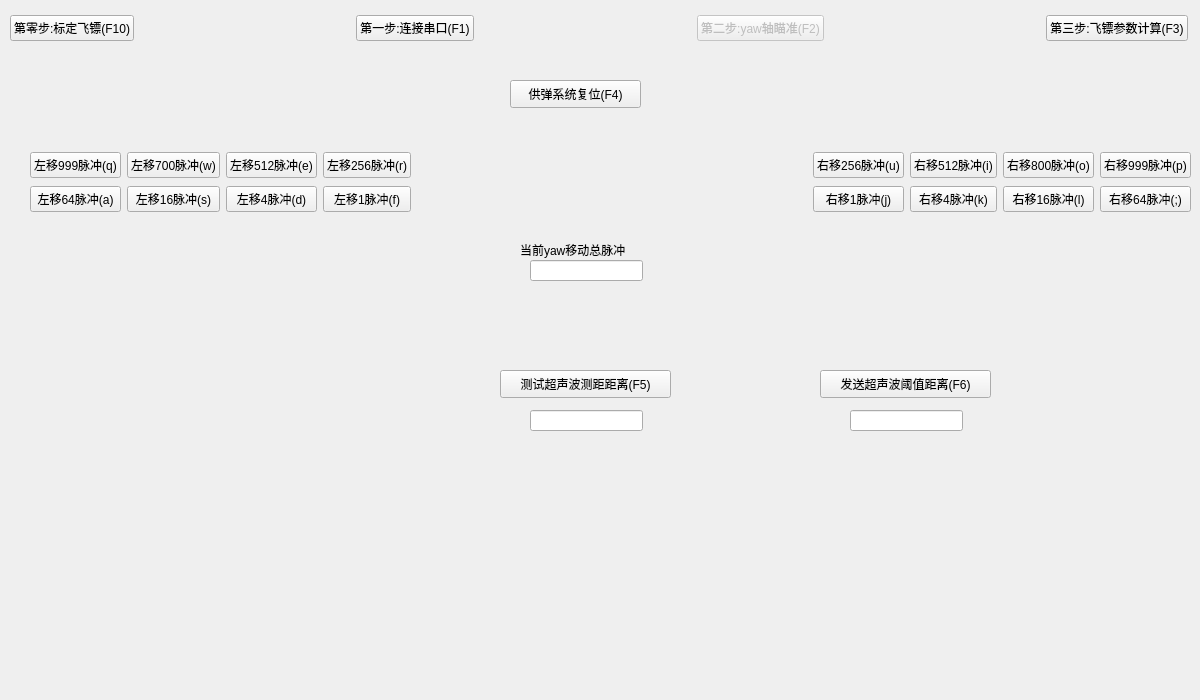
<?xml version="1.0" encoding="UTF-8"?>
<ui version="4.0">
 <class>yawAiming</class>
 <widget class="QWidget" name="yawAiming">
  <property name="geometry">
   <rect>
    <x>0</x>
    <y>0</y>
    <width>1200</width>
    <height>700</height>
   </rect>
  </property>
  <property name="acceptDrops">
   <bool>false</bool>
  </property>
  <property name="windowTitle">
   <string>yaw轴瞄准</string>
  </property>
  <widget class="QLineEdit" name="currentYawLineEdit">
   <property name="geometry">
    <rect>
     <x>530</x>
     <y>260</y>
     <width>113</width>
     <height>21</height>
    </rect>
   </property>
   <property name="readOnly">
    <bool>true</bool>
   </property>
  </widget>
  <widget class="QLabel" name="label">
   <property name="geometry">
    <rect>
     <x>520</x>
     <y>240</y>
     <width>131</width>
     <height>20</height>
    </rect>
   </property>
   <property name="text">
    <string>当前yaw移动总脉冲</string>
   </property>
  </widget>
  <widget class="QWidget" name="layoutWidget">
   <property name="geometry">
    <rect>
     <x>30</x>
     <y>150</y>
     <width>1161</width>
     <height>66</height>
    </rect>
   </property>
   <layout class="QGridLayout" name="gridLayout">
    <item row="0" column="0">
     <widget class="QPushButton" name="left16384PushButton">
      <property name="text">
       <string>左移999脉冲(q)</string>
      </property>
      <property name="shortcut">
       <string>Q</string>
      </property>
     </widget>
    </item>
    <item row="0" column="1">
     <widget class="QPushButton" name="left4096PushButton">
      <property name="text">
       <string>左移700脉冲(w)</string>
      </property>
      <property name="shortcut">
       <string>W</string>
      </property>
     </widget>
    </item>
    <item row="0" column="2">
     <widget class="QPushButton" name="left1024PushButton">
      <property name="text">
       <string>左移512脉冲(e)</string>
      </property>
      <property name="shortcut">
       <string>E</string>
      </property>
     </widget>
    </item>
    <item row="0" column="3">
     <widget class="QPushButton" name="left256PushButton">
      <property name="text">
       <string>左移256脉冲(r)</string>
      </property>
      <property name="shortcut">
       <string>R</string>
      </property>
     </widget>
    </item>
    <item row="1" column="0">
     <widget class="QPushButton" name="left64PushButton">
      <property name="text">
       <string>左移64脉冲(a)</string>
      </property>
      <property name="shortcut">
       <string>A</string>
      </property>
     </widget>
    </item>
    <item row="1" column="6">
     <widget class="QPushButton" name="right4PushButton">
      <property name="text">
       <string>右移4脉冲(k)</string>
      </property>
      <property name="shortcut">
       <string>K</string>
      </property>
     </widget>
    </item>
    <item row="0" column="4">
     <spacer name="horizontalSpacer">
      <property name="orientation">
       <enum>Qt::Orientation::Horizontal</enum>
      </property>
      <property name="sizeHint" stdset="0">
       <size>
        <width>40</width>
        <height>20</height>
       </size>
      </property>
     </spacer>
    </item>
    <item row="0" column="6">
     <widget class="QPushButton" name="right1024PushButton">
      <property name="text">
       <string>右移512脉冲(i)</string>
      </property>
      <property name="shortcut">
       <string>I</string>
      </property>
     </widget>
    </item>
    <item row="0" column="7">
     <widget class="QPushButton" name="right4096PushButton">
      <property name="text">
       <string>右移800脉冲(o)</string>
      </property>
      <property name="shortcut">
       <string>O</string>
      </property>
     </widget>
    </item>
    <item row="1" column="4">
     <spacer name="horizontalSpacer_2">
      <property name="orientation">
       <enum>Qt::Orientation::Horizontal</enum>
      </property>
      <property name="sizeHint" stdset="0">
       <size>
        <width>40</width>
        <height>20</height>
       </size>
      </property>
     </spacer>
    </item>
    <item row="1" column="8">
     <widget class="QPushButton" name="pushButton_8">
      <property name="text">
       <string>右移64脉冲(;)</string>
      </property>
      <property name="shortcut">
       <string>;</string>
      </property>
     </widget>
    </item>
    <item row="1" column="2">
     <widget class="QPushButton" name="left4PushButton">
      <property name="text">
       <string>左移4脉冲(d)</string>
      </property>
      <property name="shortcut">
       <string>D</string>
      </property>
     </widget>
    </item>
    <item row="1" column="3">
     <widget class="QPushButton" name="left1PushButton">
      <property name="text">
       <string>左移1脉冲(f)</string>
      </property>
      <property name="shortcut">
       <string>F</string>
      </property>
     </widget>
    </item>
    <item row="1" column="5">
     <widget class="QPushButton" name="right1PushButton">
      <property name="text">
       <string>右移1脉冲(j)</string>
      </property>
      <property name="shortcut">
       <string>J</string>
      </property>
     </widget>
    </item>
    <item row="0" column="5">
     <widget class="QPushButton" name="right256PushButton">
      <property name="text">
       <string>右移256脉冲(u)</string>
      </property>
      <property name="shortcut">
       <string>U</string>
      </property>
     </widget>
    </item>
    <item row="1" column="1">
     <widget class="QPushButton" name="left16PushButton">
      <property name="text">
       <string>左移16脉冲(s)</string>
      </property>
      <property name="shortcut">
       <string>S</string>
      </property>
     </widget>
    </item>
    <item row="1" column="7">
     <widget class="QPushButton" name="right16PushButton">
      <property name="text">
       <string>右移16脉冲(l)</string>
      </property>
      <property name="shortcut">
       <string>L</string>
      </property>
     </widget>
    </item>
    <item row="0" column="8">
     <widget class="QPushButton" name="right16384PushButton">
      <property name="text">
       <string>右移999脉冲(p)</string>
      </property>
      <property name="shortcut">
       <string>P</string>
      </property>
     </widget>
    </item>
   </layout>
  </widget>
  <widget class="QPushButton" name="resetFeedPushButton">
   <property name="geometry">
    <rect>
     <x>510</x>
     <y>80</y>
     <width>131</width>
     <height>28</height>
    </rect>
   </property>
   <property name="text">
    <string>供弹系统复位(F4)</string>
   </property>
   <property name="shortcut">
    <string>F4</string>
   </property>
  </widget>
  <widget class="QWidget" name="layoutWidget_2">
   <property name="geometry">
    <rect>
     <x>10</x>
     <y>10</y>
     <width>1178</width>
     <height>37</height>
    </rect>
   </property>
   <layout class="QHBoxLayout" name="horizontalLayout_2">
    <item>
     <widget class="QPushButton" name="testDartPushButton">
      <property name="enabled">
       <bool>true</bool>
      </property>
      <property name="text">
       <string>第零步:标定飞镖(F10)</string>
      </property>
      <property name="shortcut">
       <string>F10</string>
      </property>
     </widget>
    </item>
    <item>
     <spacer name="horizontalSpacer_6">
      <property name="orientation">
       <enum>Qt::Orientation::Horizontal</enum>
      </property>
      <property name="sizeHint" stdset="0">
       <size>
        <width>180</width>
        <height>20</height>
       </size>
      </property>
     </spacer>
    </item>
    <item>
     <widget class="QPushButton" name="ConnectUartPushButton">
      <property name="enabled">
       <bool>true</bool>
      </property>
      <property name="text">
       <string>第一步:连接串口(F1)</string>
      </property>
      <property name="shortcut">
       <string>F1</string>
      </property>
     </widget>
    </item>
    <item>
     <spacer name="horizontalSpacer_4">
      <property name="orientation">
       <enum>Qt::Orientation::Horizontal</enum>
      </property>
      <property name="sizeHint" stdset="0">
       <size>
        <width>99</width>
        <height>20</height>
       </size>
      </property>
     </spacer>
    </item>
    <item>
     <widget class="QPushButton" name="yawAimingPushButton">
      <property name="enabled">
       <bool>false</bool>
      </property>
      <property name="text">
       <string>第二步:yaw轴瞄准(F2)</string>
      </property>
      <property name="shortcut">
       <string>F2</string>
      </property>
     </widget>
    </item>
    <item>
     <spacer name="horizontalSpacer_5">
      <property name="orientation">
       <enum>Qt::Orientation::Horizontal</enum>
      </property>
      <property name="sizeHint" stdset="0">
       <size>
        <width>168</width>
        <height>25</height>
       </size>
      </property>
     </spacer>
    </item>
    <item>
     <widget class="QPushButton" name="dartsParasComputingPushButton">
      <property name="enabled">
       <bool>true</bool>
      </property>
      <property name="text">
       <string>第三步:飞镖参数计算(F3)</string>
      </property>
      <property name="shortcut">
       <string>F3</string>
      </property>
     </widget>
    </item>
   </layout>
  </widget>
  <widget class="QPushButton" name="sonicRangeTestPushButton">
   <property name="geometry">
    <rect>
     <x>500</x>
     <y>370</y>
     <width>171</width>
     <height>28</height>
    </rect>
   </property>
   <property name="text">
    <string>测试超声波测距距离(F5)</string>
   </property>
   <property name="shortcut">
    <string>F5</string>
   </property>
  </widget>
  <widget class="QLineEdit" name="sonicRangeTestLineEdit">
   <property name="geometry">
    <rect>
     <x>530</x>
     <y>410</y>
     <width>113</width>
     <height>21</height>
    </rect>
   </property>
   <property name="readOnly">
    <bool>true</bool>
   </property>
  </widget>
  <widget class="QLineEdit" name="sonicRangeTestSetParasLineEdit">
   <property name="geometry">
    <rect>
     <x>850</x>
     <y>410</y>
     <width>113</width>
     <height>21</height>
    </rect>
   </property>
  </widget>
  <widget class="QPushButton" name="sonicRangeTestSetParasPushButton">
   <property name="geometry">
    <rect>
     <x>820</x>
     <y>370</y>
     <width>171</width>
     <height>28</height>
    </rect>
   </property>
   <property name="text">
    <string>发送超声波阈值距离(F6)</string>
   </property>
   <property name="shortcut">
    <string>F6</string>
   </property>
  </widget>
 </widget>
 <resources/>
 <connections/>
</ui>
